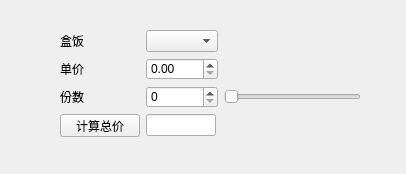
<?xml version="1.0" encoding="UTF-8"?>
<ui version="4.0">
 <class>Widget</class>
 <widget class="QWidget" name="Widget">
  <property name="geometry">
   <rect>
    <x>0</x>
    <y>0</y>
    <width>406</width>
    <height>174</height>
   </rect>
  </property>
  <property name="windowTitle">
   <string>Widget</string>
  </property>
  <widget class="QWidget" name="gridLayoutWidget">
   <property name="geometry">
    <rect>
     <x>60</x>
     <y>30</y>
     <width>301</width>
     <height>107</height>
    </rect>
   </property>
   <layout class="QGridLayout" name="gridLayout">
    <item row="3" column="0">
     <widget class="QPushButton" name="btnCalc">
      <property name="text">
       <string>计算总价</string>
      </property>
     </widget>
    </item>
    <item row="0" column="0">
     <widget class="QLabel" name="label">
      <property name="text">
       <string>盒饭</string>
      </property>
     </widget>
    </item>
    <item row="2" column="1">
     <widget class="QSpinBox" name="spinBoxCount"/>
    </item>
    <item row="0" column="1">
     <widget class="QComboBox" name="comboBox"/>
    </item>
    <item row="1" column="1">
     <widget class="QDoubleSpinBox" name="doubleSpinBoxPrice"/>
    </item>
    <item row="2" column="0">
     <widget class="QLabel" name="label_3">
      <property name="text">
       <string>份数</string>
      </property>
     </widget>
    </item>
    <item row="1" column="0">
     <widget class="QLabel" name="label_2">
      <property name="text">
       <string>单价</string>
      </property>
     </widget>
    </item>
    <item row="2" column="2">
     <widget class="QSlider" name="horizontalSlider">
      <property name="orientation">
       <enum>Qt::Orientation::Horizontal</enum>
      </property>
     </widget>
    </item>
    <item row="3" column="1">
     <widget class="QLineEdit" name="lineEditTotal">
      <property name="maximumSize">
       <size>
        <width>70</width>
        <height>16777215</height>
       </size>
      </property>
     </widget>
    </item>
   </layout>
  </widget>
 </widget>
 <resources/>
 <connections/>
</ui>
